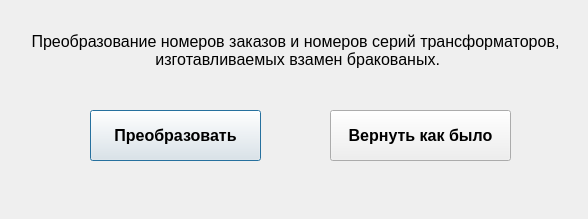
<?xml version="1.0" encoding="UTF-8"?>
<ui version="4.0">
 <class>Dialog</class>
 <widget class="QDialog" name="Dialog">
  <property name="geometry">
   <rect>
    <x>0</x>
    <y>0</y>
    <width>588</width>
    <height>219</height>
   </rect>
  </property>
  <property name="windowTitle">
   <string>Утилита</string>
  </property>
  <widget class="QPushButton" name="pushButton">
   <property name="geometry">
    <rect>
     <x>90</x>
     <y>110</y>
     <width>171</width>
     <height>51</height>
    </rect>
   </property>
   <property name="font">
    <font>
     <pointsize>12</pointsize>
     <weight>75</weight>
     <bold>true</bold>
    </font>
   </property>
   <property name="text">
    <string>Преобразовать</string>
   </property>
  </widget>
  <widget class="QPushButton" name="pushButton_2">
   <property name="geometry">
    <rect>
     <x>330</x>
     <y>110</y>
     <width>181</width>
     <height>51</height>
    </rect>
   </property>
   <property name="font">
    <font>
     <pointsize>12</pointsize>
     <weight>75</weight>
     <bold>true</bold>
    </font>
   </property>
   <property name="text">
    <string>Вернуть как было</string>
   </property>
  </widget>
  <widget class="QLabel" name="label">
   <property name="geometry">
    <rect>
     <x>10</x>
     <y>20</y>
     <width>571</width>
     <height>61</height>
    </rect>
   </property>
   <property name="font">
    <font>
     <pointsize>12</pointsize>
     <weight>50</weight>
     <bold>false</bold>
    </font>
   </property>
   <property name="text">
    <string>Преобразование номеров заказов и номеров серий трансформаторов,
 изготавливаемых взамен бракованых.</string>
   </property>
   <property name="alignment">
    <set>Qt::AlignCenter</set>
   </property>
  </widget>
 </widget>
 <resources/>
 <connections/>
</ui>
